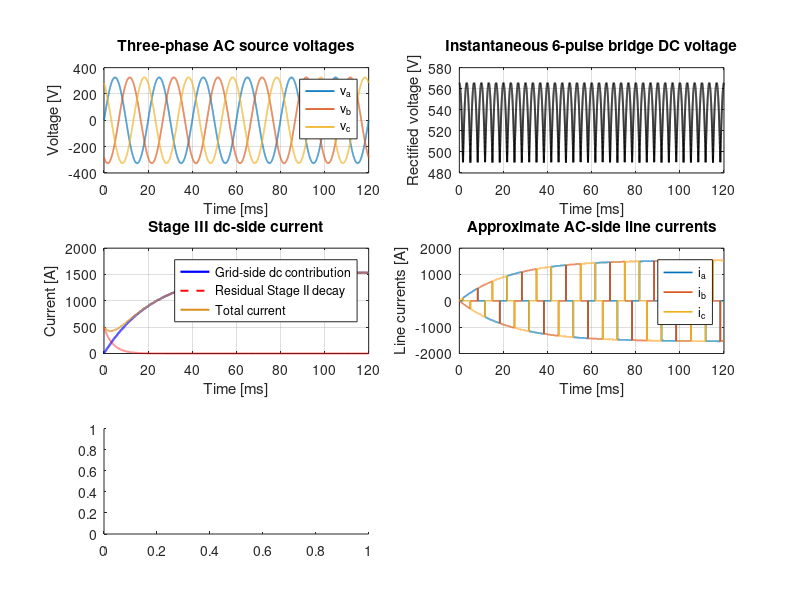

Write the MATLAB code that produced this figure. (Note: this script raises an error after producing the figure.)
%% stage3_vsc_pp_fault_fixed.m
% Stage III of a VSC pole-to-pole fault:
% AC-side current infeed through blocked-converter diode paths
%
% Improved version:
% - Uses a 3-phase source feeding an equivalent 6-pulse diode bridge
% - DC-side current evolves through Ldc-Rdc dynamics
% - Includes optional residual current from Stage II
%
% This is still a simplified analytical model, but it is much more physical
% than summing clipped phase currents directly.

clear; clc; close all;

%% ---------------- USER PARAMETERS ----------------
f      = 50;             % AC frequency [Hz]
w      = 2*pi*f;

Vll_rms = 400;           % 3-phase line-line RMS voltage [V]
Vph_rms = Vll_rms/sqrt(3);
Vph_pk  = sqrt(2)*Vph_rms;

Rdc   = 0.35;            % equivalent dc path resistance [ohm]
Ldc   = 8e-3;            % equivalent dc smoothing inductance [H]

% Optional residual current decaying from Stage II
include_stage2_residual = true;
I0_residual = 500;       % initial residual current [A]
tau_residual = 4e-3;     % decay constant [s]

t_end = 0.12;            % simulation duration [s]
N     = 12000;           % number of points
tspan = linspace(0, t_end, N);

%% ---------------- AC-SIDE PHASE VOLTAGES ----------------
va = Vph_pk * sin(w*tspan);
vb = Vph_pk * sin(w*tspan - 2*pi/3);
vc = Vph_pk * sin(w*tspan + 2*pi/3);

% Instantaneous diode-bridge DC output voltage:
% ideal 6-pulse rectifier output = max(phase voltages) - min(phase voltages)
vdc_rect = max([va; vb; vc], [], 1) - min([va; vb; vc], [], 1);

%% ---------------- STAGE III DC CURRENT MODEL ----------------
% Differential equation:
%   Ldc * didc/dt + Rdc * idc = vdc_rect
%
% This is a much better approximation for Stage III than clipping currents.

% Interpolation helper for ODE
vdc_fun = @(tt) interp1(tspan, vdc_rect, tt, 'linear', 'extrap');

odefun = @(tt, i) (vdc_fun(tt) - Rdc*i)/Ldc;

% Start Stage III dc current at zero; residual is added separately
i0 = 0;

opts = odeset('RelTol',1e-8,'AbsTol',1e-9);
[t_sol, i_dc_grid] = ode45(odefun, tspan, i0, opts);
i_dc_grid = i_dc_grid(:).';
t_sol = t_sol(:).';

% Re-sample exactly on tspan
i_dc_grid = interp1(t_sol, i_dc_grid, tspan, 'linear');

%% ---------------- OPTIONAL STAGE II RESIDUAL ----------------
if include_stage2_residual
    i_residual = I0_residual * exp(-tspan/tau_residual);
else
    i_residual = zeros(size(tspan));
end

i_total = i_dc_grid + i_residual;

%% ---------------- APPROXIMATE AC LINE CURRENTS ----------------
% For plotting only:
% Estimate AC-side source current from instantaneous conducting line pair.
%
% Positive DC current is assumed to flow from the highest phase
% through the bridge into the DC side and return via the lowest phase.

ia = zeros(size(tspan));
ib = zeros(size(tspan));
ic = zeros(size(tspan));

for k = 1:length(tspan)
    phases = [va(k), vb(k), vc(k)];
    [~, idx_max] = max(phases);
    [~, idx_min] = min(phases);

    % Current path in ideal 6-pulse bridge:
    % +idc/2 in top conducting phase, -idc/2 in bottom conducting phase
    % third phase carries zero in this crude approximation
    i_line = [0, 0, 0];
    i_line(idx_max) =  i_dc_grid(k);
    i_line(idx_min) = -i_dc_grid(k);

    ia(k) = i_line(1);
    ib(k) = i_line(2);
    ic(k) = i_line(3);
end

%% ---------------- DERIVED QUANTITIES ----------------
didt_total = gradient(i_total, tspan);
p_dc = vdc_rect .* i_dc_grid;          % bridge-delivered dc power
e_L  = 0.5 * Ldc * i_dc_grid.^2;       % energy in smoothing inductance

% Average current over one cycle for ripple view
samples_per_cycle = max(10, round((1/f)/(tspan(2)-tspan(1))));
i_avg = movmean(i_total, samples_per_cycle);
i_ripple = i_total - i_avg;

%% ---------------- PLOTS ----------------
figure('Color','w','Position',[100 100 1250 800]);

subplot(3,2,1)
plot(tspan*1e3, va, 'LineWidth',1.2); hold on;
plot(tspan*1e3, vb, 'LineWidth',1.2);
plot(tspan*1e3, vc, 'LineWidth',1.2);
grid on;
xlabel('Time [ms]');
ylabel('Voltage [V]');
title('Three-phase AC source voltages');
legend('v_a','v_b','v_c','Location','best');

subplot(3,2,2)
plot(tspan*1e3, vdc_rect, 'k', 'LineWidth',1.4);
grid on;
xlabel('Time [ms]');
ylabel('Rectified voltage [V]');
title('Instantaneous 6-pulse bridge DC voltage');

subplot(3,2,3)
plot(tspan*1e3, i_dc_grid, 'b', 'LineWidth',1.6); hold on;
plot(tspan*1e3, i_residual, '--r', 'LineWidth',1.4);
plot(tspan*1e3, i_total, 'Color',[0.85 0.55 0.1], 'LineWidth',1.4);
grid on;
xlabel('Time [ms]');
ylabel('Current [A]');
title('Stage III dc-side current');
legend('Grid-side dc contribution','Residual Stage II decay','Total current','Location','best');

subplot(3,2,4)
plot(tspan*1e3, ia, 'LineWidth',1.2); hold on;
plot(tspan*1e3, ib, 'LineWidth',1.2);
plot(tspan*1e3, ic, 'LineWidth',1.2);
grid on;
xlabel('Time [ms]');
ylabel('Line currents [A]');
title('Approximate AC-side line currents');
legend('i_a','i_b','i_c','Location','best');

subplot(3,2,5)
yyaxis left
plot(tspan*1e3, e_L, 'b', 'LineWidth',1.5);
ylabel('Inductor energy [J]');
yyaxis right
plot(tspan*1e3, p_dc/1e3, '--r', 'LineWidth',1.5);
ylabel('DC power [kW]');
grid on;
xlabel('Time [ms]');
title('Inductor energy and bridge dc power');
legend('0.5L i_{dc}^2','p_{dc}','Location','best');

subplot(3,2,6)
plot(tspan*1e3, i_ripple, 'LineWidth',1.3);
grid on;
xlabel('Time [ms]');
ylabel('Ripple current [A]');
title('Ripple about moving-average current');

sgtitle('Stage III VSC PP fault response: improved rectifier-fed model');

%% ---------------- TEXT OUTPUT ----------------
fprintf('--- Stage III improved model summary ---\n');
fprintf('Peak rectified bridge voltage : %.2f V\n', max(vdc_rect));
fprintf('Mean rectified bridge voltage : %.2f V\n', mean(vdc_rect));
fprintf('Peak grid-side dc current     : %.2f A\n', max(i_dc_grid));
fprintf('Peak total dc current         : %.2f A\n', max(i_total));
fprintf('Final total dc current        : %.2f A\n', i_total(end));
fprintf('Peak ripple magnitude         : %.2f A\n', max(abs(i_ripple)));
